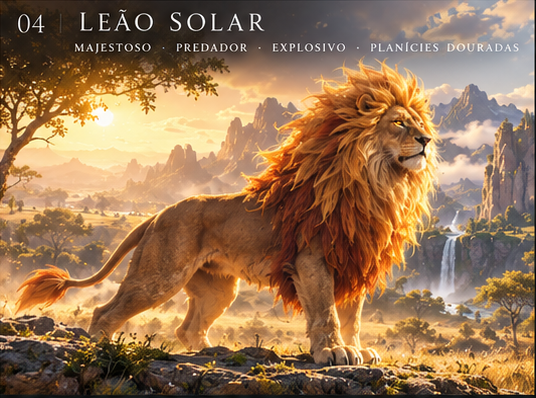
#> input picture BLENDER/Criaturas/CR_Leao_Solar/ref/conceito_principal.png, 536 x 398 px
$ python 00_medir_silhueta.py ../ref/conceito_principal.png
#> lines starting #> are read from the running program, lines starting #| are printed output that depends on the picture
import sys
from PIL import Image
im = Image.open(sys.argv[1]).convert("L")
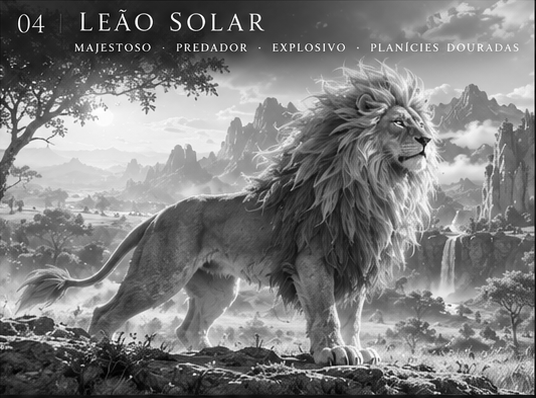
#> im: PIL image 536x398 L; min 0, max 255, mean 124.4
W, H = im.size
#> W = 536; H = 398
px = im.load()
# area util do painel (sem moldura): x 10..W-24, y 8..H-62 no x4
x0, x1, y0, y1 = 14, W - 26, 24, H - 64
#> x0 = 14; x1 = 510; y0 = 24; y1 = 334
esc = [[px[x, y] < 70 for x in range(W)] for y in range(H)]
#> esc = 398 items
def col_top(x):
    for y in range(y0, y1):
        if esc[y][x]: return y
    return None
# chao = linha mais baixa com muitos pixels escuros (patas)
chao = max(y for y in range(y0, y1) if sum(esc[y][x] for x in range(x0, x1)) > 6)
#> chao = 333
# humano: colunas a partir de 560
hum = [x for x in range(560, x1) if col_top(x) is not None]
#> hum = []
#> (the run stopped early here; a loop or call above may not have finished)

$ run again, on BLENDER/Criaturas/CR_Leao_Solar/ref/painel_completo.png
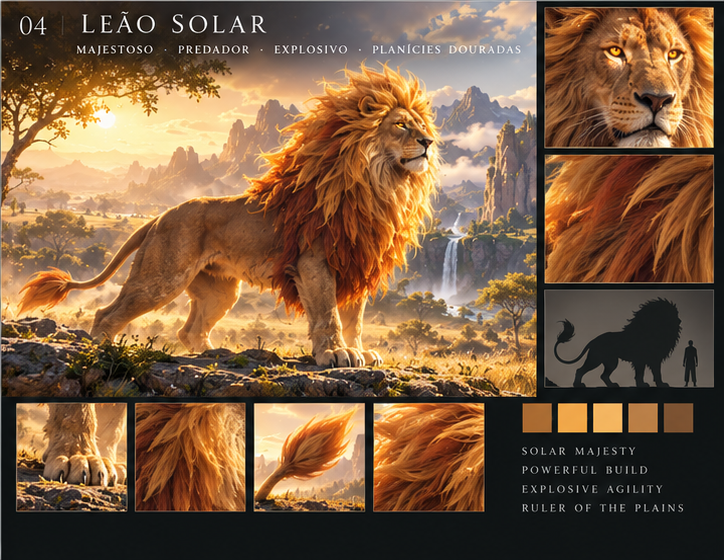
#> input picture BLENDER/Criaturas/CR_Leao_Solar/ref/painel_completo.png, 724 x 560 px
#> `im = Image.open(sys.argv[1]).convert("L")`:
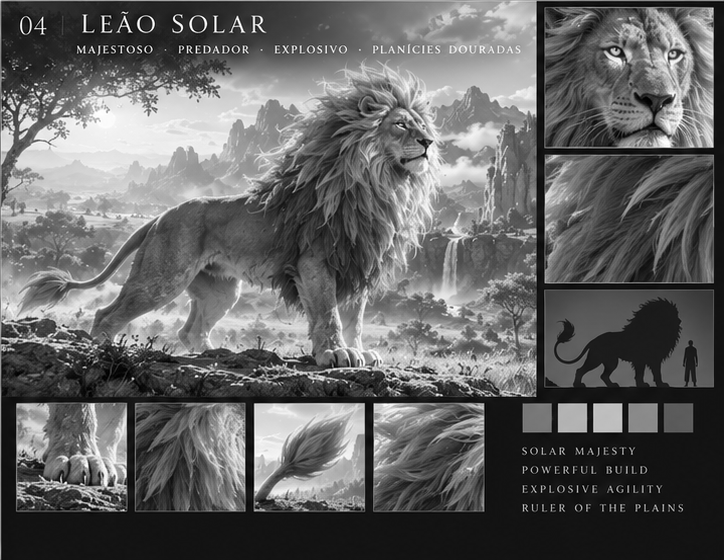
#> im: PIL image 724x560 L; min 0, max 255, mean 99.6
#> esc = 560 items
#> chao = 495
#| chao 495 humano x 560 697 topo 24 altura px 471
#> leao = 546 values from 14 to 559
#| leao x 14 559
#> the loop `for x in range(leao[0], 560, 12):` made 46 passes
#| x= 14 topo= 24 (alt 471) fundo_massa= 59 (alt 436)
#| x= 26 topo= 24 (alt 471) fundo_massa= 34 (alt 461)
#| x= 38 topo= 25 (alt 470) fundo_massa= 28 (alt 467)
#| x= 50 topo= 24 (alt 471) fundo_massa= 84 (alt 411)
#| x= 62 topo= 24 (alt 471) fundo_massa= 69 (alt 426)
#> (further printed lines are left out)

$ run again, on BLENDER/Criaturas/CR_Leao_Solar/ref/rosto.png
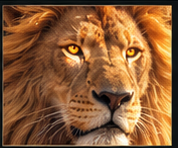
#> input picture BLENDER/Criaturas/CR_Leao_Solar/ref/rosto.png, 178 x 148 px
#> `im = Image.open(sys.argv[1]).convert("L")`:
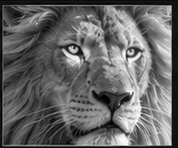
#> im: PIL image 178x148 L; min 0, max 253, mean 102.4
#> esc = 148 items
#> chao = 83
